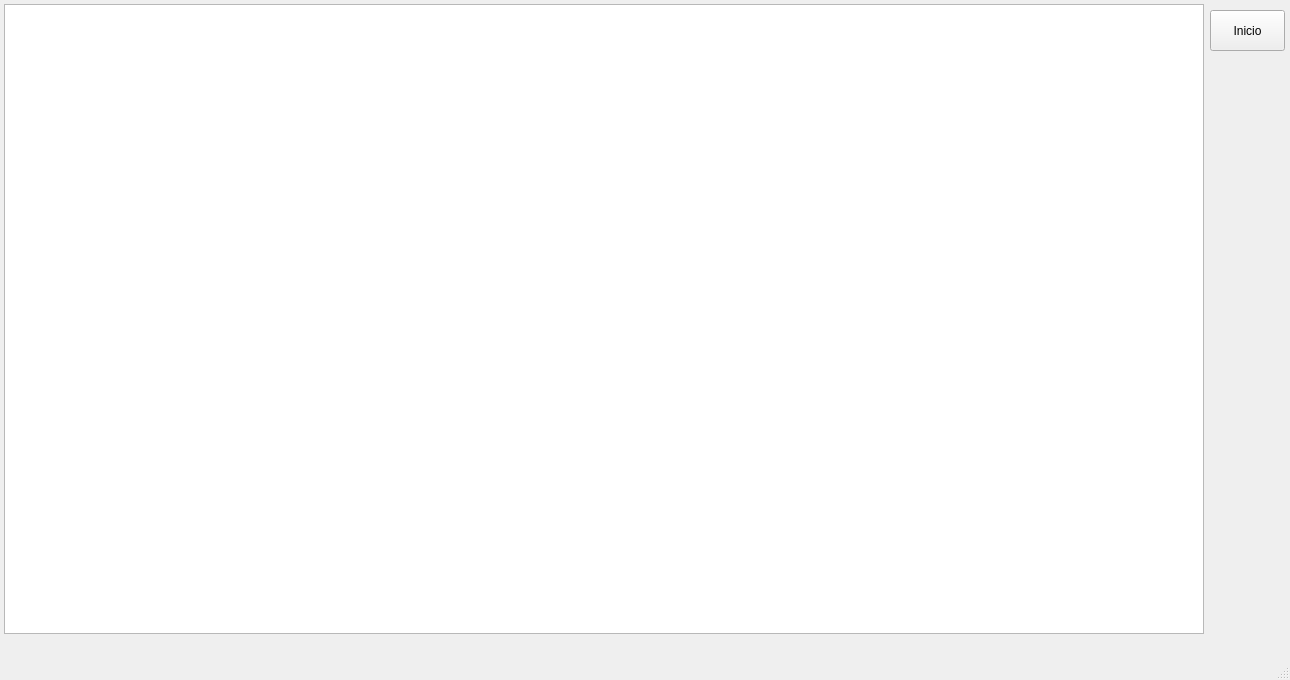
<?xml version="1.0" encoding="UTF-8"?>
<ui version="4.0">
 <class>mundo2</class>
 <widget class="QMainWindow" name="mundo2">
  <property name="geometry">
   <rect>
    <x>0</x>
    <y>0</y>
    <width>1290</width>
    <height>680</height>
   </rect>
  </property>
  <property name="windowTitle">
   <string>MainWindow</string>
  </property>
  <widget class="QWidget" name="centralwidget">
   <widget class="QGraphicsView" name="vista">
    <property name="geometry">
     <rect>
      <x>4</x>
      <y>4</y>
      <width>1200</width>
      <height>630</height>
     </rect>
    </property>
   </widget>
   <widget class="QPushButton" name="GO">
    <property name="geometry">
     <rect>
      <x>1210</x>
      <y>10</y>
      <width>75</width>
      <height>41</height>
     </rect>
    </property>
    <property name="text">
     <string>Inicio</string>
    </property>
   </widget>
  </widget>
  <widget class="QMenuBar" name="menubar">
   <property name="geometry">
    <rect>
     <x>0</x>
     <y>0</y>
     <width>1290</width>
     <height>21</height>
    </rect>
   </property>
  </widget>
  <widget class="QStatusBar" name="statusbar"/>
 </widget>
 <resources/>
 <connections/>
</ui>
